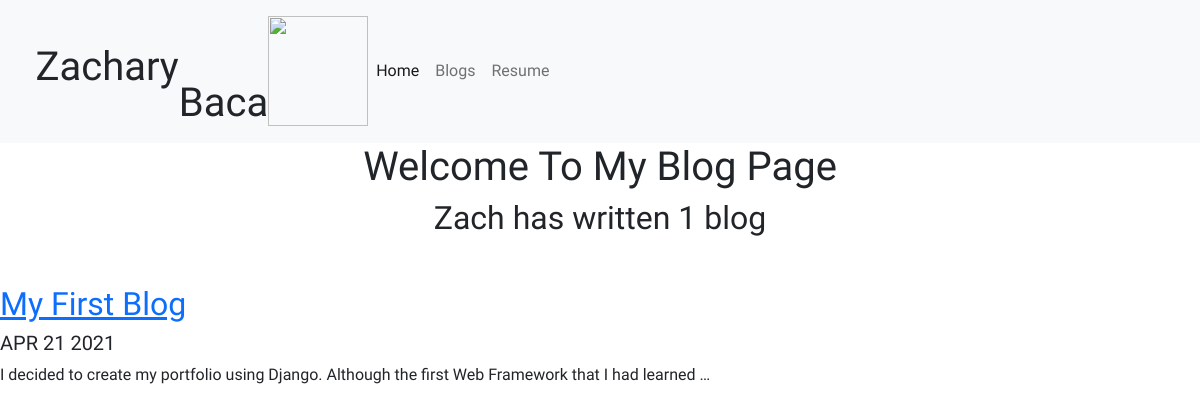
Screenshot of /blog/ with the database file from the repository.
### blog/models.py (models this page shows, shortened)
class Blog(models.Model):
    title = models.CharField(max_length=100)
    bio = models.TextField()
    date = models.DateField()

### blog/views.py (the view)
# urls.py: path('', views.all_blogs, name='all_blogs'),
def all_blogs(request):
    blogs = Blog.objects.order_by('-date')
    return render(request, 'all_blogs.html', {"blogs": blogs})

### templates/all_blogs.html (shortened to what this page needs)
{% extends 'base.html' %}
{% block pagecontent %}
<h1 class="font-weight-bold text-center">Welcome To My Blog Page</h1>
<h2 class="text-center mb-5">Zach has written {{ blogs.count }} blog{{ blogs.count|pluralize }}</h2>
{% for blog in blogs %}
   <a href="{% url 'blog:detail' blog.id %}"><h2> {{ blog.title }}</h2></a>
   <h5>{{ blog.date|date:'M d Y'|upper }}</h5>
   <p>{{ blog.bio|striptags|truncatechars:100 }}</p>
{% endfor %}
{% endblock %}

### portfolio/static/custom.css (style rules this page uses)
body { font-family: 'Freckle Face', cursive; }

### rows the page displays
Blog: title "My First Blog", date "APR 21 2021", bio "I decided to create my portfolio using Django. Although the first Web Framework that I had learned …"

### other values shown
{{ blogs.count }} "1"
